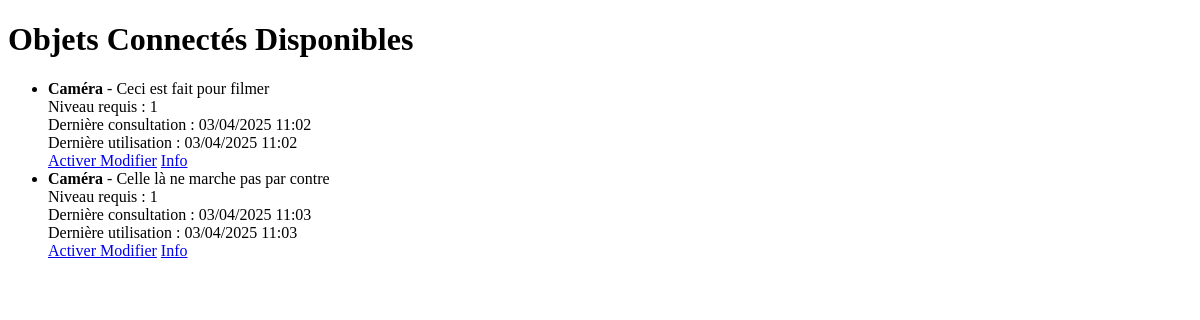
The app's page /objets_connectes/ (signed in), older data.
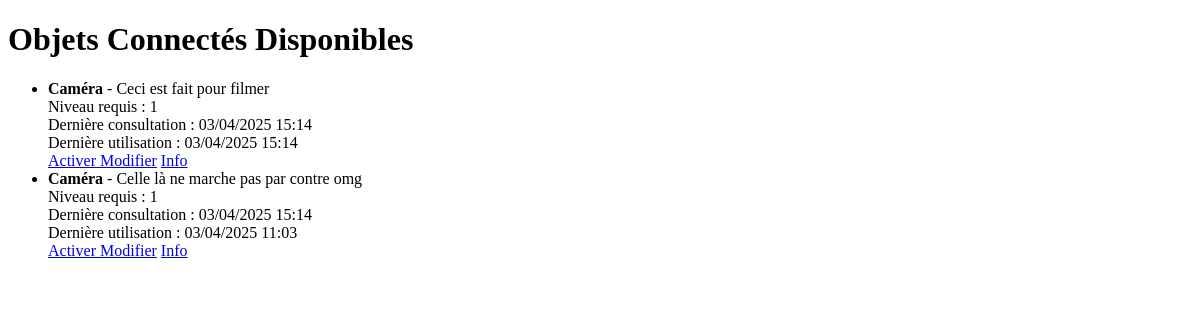
The same page, newer data.
### objets_connectes/models.py (models this page shows, shortened)
class ObjetConnecte(models.Model):
    id = models.AutoField(primary_key=True)
    nom = models.CharField(max_length=100)  # Nom de l'objet
    description = models.TextField(blank=True, null=True)  # Description de l'objet
    niveau_requis = models.PositiveIntegerField(default=1)  # Niveau requis pour modifier l'objet
    actif = models.BooleanField(default=False)  # Statut actif/inactif
    derniere_consultation = models.DateTimeField(blank=True, null=True)  # Dernière consultation
    derniere_utilisation = models.DateTimeField(blank=True, null=True)  # Dernière utilisation

### objets_connectes/views.py (the view)
# urls.py: path("", liste_objets, name="liste_objets"),
@login_required
def liste_objets(request):
    objets = ObjetConnecte.objects.all()  # Récupère tous les objets connectés
    return render(request, "objets_connectes/liste_objets.html", {"objets": objets})

### objets_connectes/templates/objets_connectes/liste_objets.html (shortened to what this page needs)
<!DOCTYPE html>
<html lang="fr">
<head>
</head>
<body>
    <h1>Objets Connectés Disponibles</h1>
    <ul>
        {% for objet in objets %}
            <li>
                <strong>{{ objet.nom }}</strong> - {{ objet.description }}
                <br>
                Niveau requis : {{ objet.niveau_requis }}
                <br>
                Dernière consultation : {{ objet.derniere_consultation|date:"d/m/Y H:i" }}
                <br>
                Dernière utilisation : {{ objet.derniere_utilisation|date:"d/m/Y H:i" }}
                <br>
                <a href="{% url 'activer_objet' objet.id %}">
                    {% if objet.actif %} Désactiver {% else %} Activer {% endif %}
                </a>
                <a href="{% url 'modifier_objet' objet.id %}">Modifier</a>
                <a href="{% url 'info_objet' objet.id %}">Info</a>
            </li>
        {% endfor %}
    </ul>
</body>
</html>

Row changes from the older to the newer data that the page shows:
changed ObjetConnecte "Ceci est fait pour filmer": derniere_consultation "03/04/2025 11:02" → "03/04/2025 15:14"; derniere_utilisation "03/04/2025 11:02" → "03/04/2025 15:14"
changed ObjetConnecte: description "Celle là ne marche pas par contre" → "Celle là ne marche pas par contre omg"; derniere_consultation "03/04/2025 11:03" → "03/04/2025 15:14"
